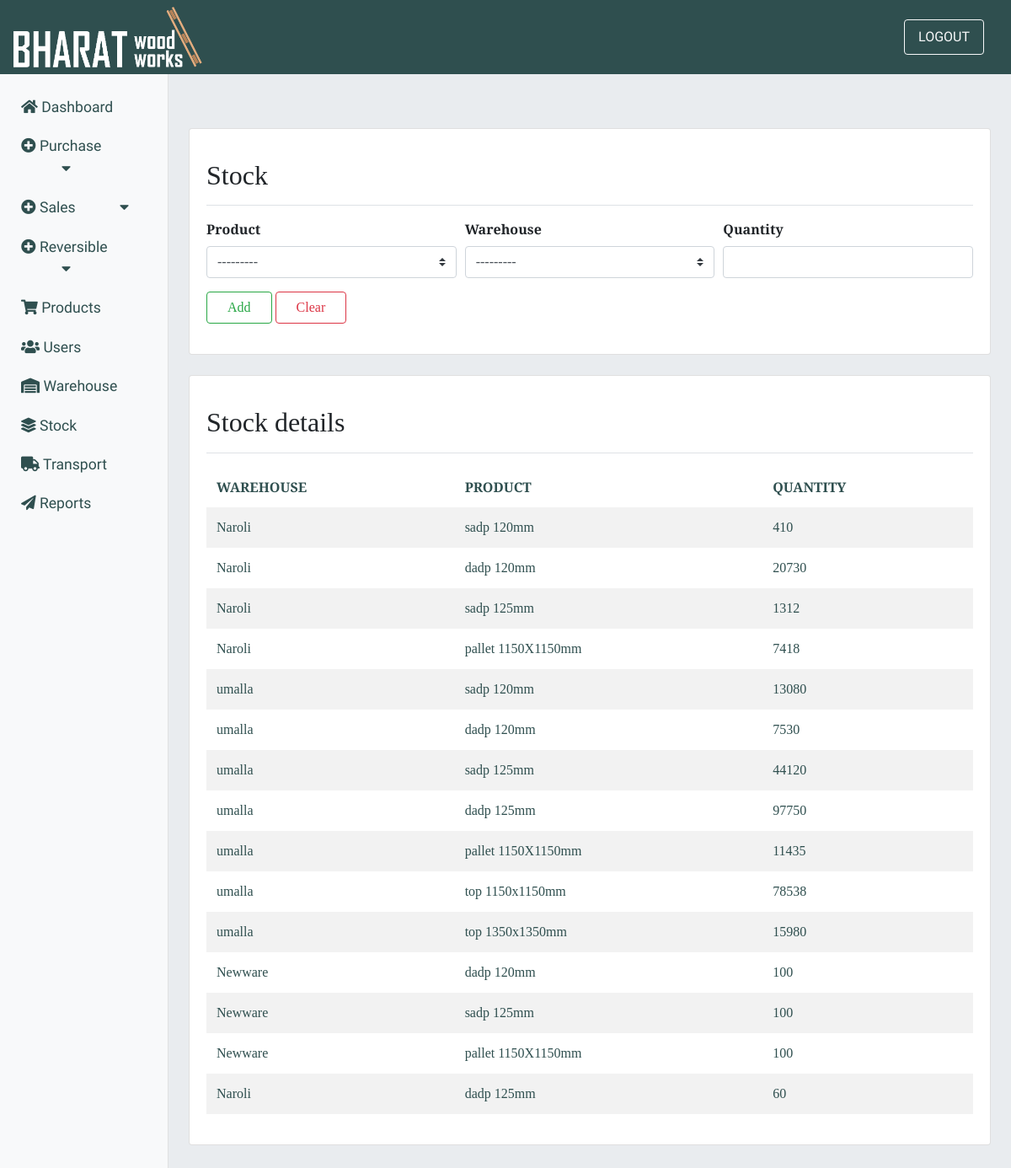
/stock/ (signed in), run on the app's committed database.
### purchase/models.py (models this page shows, shortened)
class Stock(models.Model):
    warehouse = models.ForeignKey(Warehouse,on_delete=models.DO_NOTHING)
    product = models.ForeignKey(Product,on_delete=models.DO_NOTHING)
    qty     = models.IntegerField(null=False,blank=True)

class Warehouse(models.Model):
    warehouse_name = models.CharField(max_length=30)
    area = models.ForeignKey(Area,on_delete=models.DO_NOTHING,null=True,blank=False)
    is_active = models.BooleanField(default=True)
    def __str__(self):
        return self.warehouse_name

class Product(models.Model):
    product_name = models.CharField(max_length=40)
    size     = models.CharField(max_length=30)
    unit     = models.CharField(max_length=30,null=True)
    holes    = models.CharField(max_length=20,default=" ")
    hole_size= models.CharField(max_length=20,default=" ")
    is_active = models.BooleanField(default=True)
    def __str__(self):
        return self.product_name+' '+ self.size + self.unit+' '+self.holes

### purchase/views.py (the view, shortened to what this page needs)
# urls.py: path('stock/', views.stock, name='stock'),
@login_required(login_url='login')
def stock(request):
    stockform = StockForm()
    if request.user.role == 'Supervisor':
        s = Stock.objects.all()
        acc = Supervisor.objects.get(account=request.user)
        shw = SupervisorHasWarehouse.objects.filter(supervisor=acc.id)
        context = {'s': s, 'shw': shw, 'stockform': stockform}
    elif request.user.role == 'admin':
        shw = SupervisorHasWarehouse()
        s = Stock.objects.all()
        context = {'s': s, 'shw': shw, 'stockform': stockform}
    else:
        print("nothing")
    return render(request, 'purchase/stock.html', context)

### purchase/forms.py
class StockForm(forms.ModelForm):
    product = forms.ModelChoiceField(queryset=products,widget=forms.Select(attrs={'class':'custom-select'}))
    warehouse = forms.ModelChoiceField(queryset=warehouses,widget=forms.Select(attrs={'class':'custom-select'}))
    class Meta():
        model = Stock
        fields = ('product','warehouse','qty')

### purchase/templates/purchase/stock.html (shortened to what this page needs)
{% extends 'inventory/main.html' %}
{% block content %}
        <div class="card mb-4">
            <div class="card-body">
                <div
                    class="d-flex justify-content-between flex-wrap flex-md-nowrap align-items-center pt-3 pb-2 mb-3 border-bottom">
                    <h1 class="h2">Stock</h1>
                </div>
                <form method="POST">
                    <div class="form-row">
                        <div class="col-sm-4 mb-3">
                            <label class="font-weight-bold">Product</label>
                            {% if user.role == "admin" %}
                                {{ stockform.product }}
                            {% endif %}
                        </div>
                        <div class="col-sm-4 mb-3">
                            <label class="font-weight-bold">Warehouse</label>
                            {% if user.role == "admin" %}
                                {{ stockform.warehouse  }}
                            {% endif %}
                        </div>
                        <div class="col-sm-4 mb-3">
                            <label class="font-weight-bold">Quantity</label>
                            <input type="number" class="form-control" min="0" name="qty" required>
                        </div>
                    </div>
                    <button class="btn btn-outline-success mb-3 px-4" type="submit">Add</button>
                    <button class="btn btn-outline-danger mb-3 px-4" type="reset">Clear</button>
                </form>
            </div>
        </div>
        <div class="card mb-4">
            <div class="card-body">
                <div
                    class="d-flex justify-content-between flex-wrap flex-md-nowrap align-items-center pt-3 pb-2 mb-3 border-bottom">
                    <h1 class="h2">Stock details</h1>
                </div>
                <table class="table table-striped table-borderless" data-toggle="table" data-search="true"
            data-show-toggle="true" data-show-fullscreen="true" data-show-columns="true">
                    <thead>
                        <tr>
                            <th>WAREHOUSE</th>
                            <th>PRODUCT</th>
                            <th>QUANTITY</th>
                        </tr>
                    </thead>
                    <tbody>
                        {% for stock in s %}
                            {% if user.role == "admin" %}
                                    <tr>
                                        <td>{{ stock.warehouse }}</td>
                                        <td>{{ stock.product }}</td>
                                        <td>{{ stock.qty }}</td>
                                    </tr>
                            {% endif %}
                        {% endfor %}
                </table>
            </div>
        </div>
    {% endblock %}

### static/css/dashboard.css (style rules this page uses)
:root { --Sniglet-font: "Sniglet", cursive; --Rubik: "Rubik", cursive; --Patua: "Patua One", cursive; --Lobster: "lobster", cursive; --Merriweather: "Merriweather Sans", cursive; --light-black: #2e2c2caf; --bggradient: linear-gradient(to bottom, #ff5733, #ffffff); --light-gray: rgba(255, 255, 255, 0.877); }
tr, td { color: darkslategrey; }

### data on the page
Stock: warehouse "Naroli", product "sadp 120mm", qty "410"
Stock: warehouse "Naroli", product "dadp 120mm", qty "20730"
Stock: warehouse "Naroli", product "sadp 125mm", qty "1312"
Stock: warehouse "Naroli", product "pallet 1150X1150mm", qty "7418"
Stock: warehouse "umalla", product "sadp 120mm", qty "13080"
Stock: warehouse "umalla", product "dadp 120mm", qty "7530"
Stock: warehouse "umalla", product "sadp 125mm", qty "44120"
Stock: warehouse "umalla", product "dadp 125mm", qty "97750"
Stock: warehouse "umalla", product "pallet 1150X1150mm", qty "11435"
Stock: warehouse "umalla", product "top 1150x1150mm", qty "78538"
Stock: warehouse "umalla", product "top 1350x1350mm", qty "15980"
Stock: warehouse "Newware", product "dadp 120mm", qty "100"
Stock: warehouse "Newware", product "sadp 125mm", qty "100"
Stock: warehouse "Newware", product "pallet 1150X1150mm", qty "100"
Stock: warehouse "Naroli", product "dadp 125mm", qty "60"
